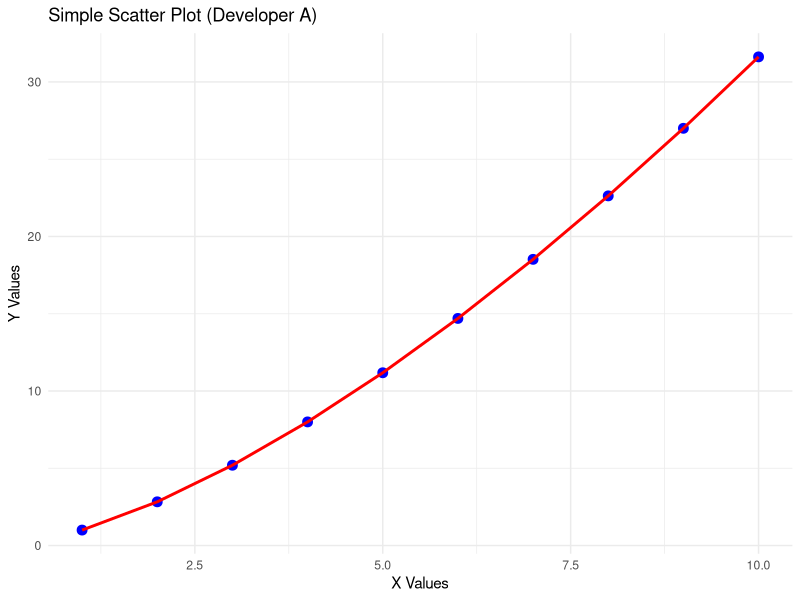

Here is the R script that generated this plot:
# new_graph.R
# Create a simple scatter plot using ggplot2

# Load the library
library(ggplot2)

# Create a small dataset
data <- data.frame(
  x = 1:10,
  y = (1:10)^1.5
)

# Generate the plot
ggplot(data, aes(x, y)) +
  geom_point(color = "blue", size = 3) +
  geom_line(color = "red", linewidth = 1) +
  labs(
    title = "Simple Scatter Plot (Developer A)",
    x = "X Values",
    y = "Y Values"
  ) +
  theme_minimal()
